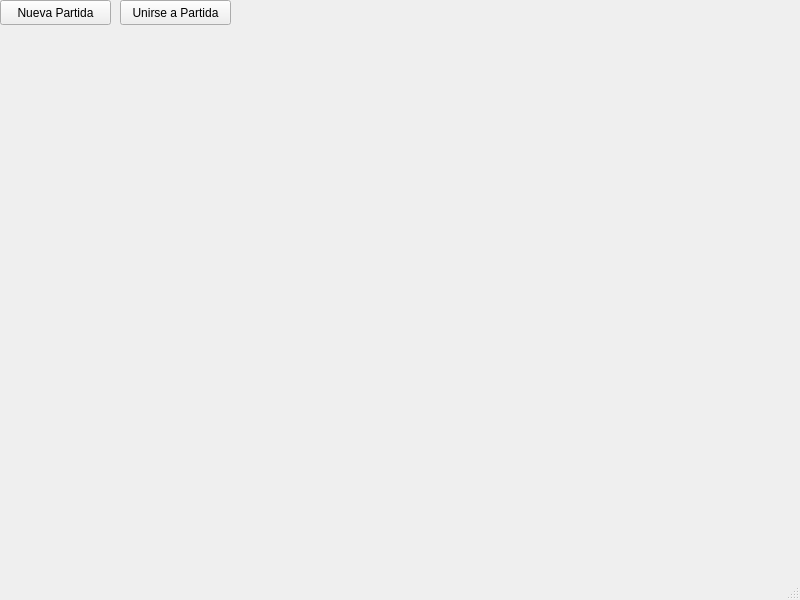
<?xml version="1.0" encoding="UTF-8"?>
<ui version="4.0">
 <class>MainWindow</class>
 <widget class="QMainWindow" name="MainWindow">
  <property name="geometry">
   <rect>
    <x>0</x>
    <y>0</y>
    <width>800</width>
    <height>600</height>
   </rect>
  </property>
  <property name="windowTitle">
   <string>MainWindow</string>
  </property>
  <widget class="QWidget" name="centralwidget">
   <widget class="QPushButton" name="NuevaPartida">
    <property name="geometry">
     <rect>
      <x>0</x>
      <y>0</y>
      <width>111</width>
      <height>25</height>
     </rect>
    </property>
    <property name="text">
     <string>Nueva Partida</string>
    </property>
   </widget>
   <widget class="QPushButton" name="UnirsePartida">
    <property name="geometry">
     <rect>
      <x>120</x>
      <y>0</y>
      <width>111</width>
      <height>25</height>
     </rect>
    </property>
    <property name="text">
     <string>Unirse a Partida</string>
    </property>
   </widget>
  </widget>
  <widget class="QMenuBar" name="menubar">
   <property name="geometry">
    <rect>
     <x>0</x>
     <y>0</y>
     <width>800</width>
     <height>22</height>
    </rect>
   </property>
  </widget>
  <widget class="QStatusBar" name="statusbar"/>
 </widget>
 <resources/>
 <connections/>
</ui>
